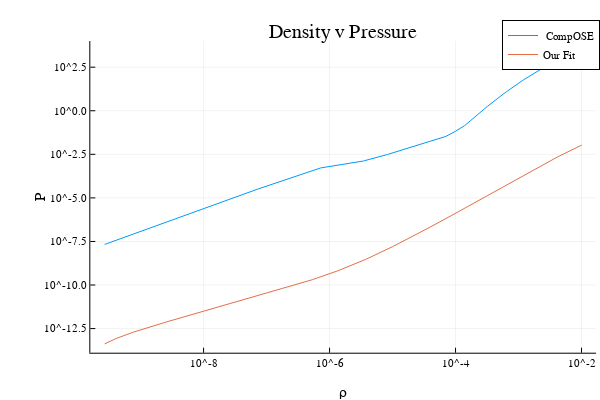

Notebook code cell kept with this figure:
### Code cell
#RG(SkI3) shown here

plot(ρ, P, xaxis =  ("ρ", :log), yaxis = "P", title = "Density v Pressure", label = " CompOSE")

par = [x_interval, y_interval];

P_fit = zeros(size(ρ,1));
for i = 1:size(ρ,1)
    P_fit[i] = integrate_EOS(ρ[i], piece_wise_linear_csound, par)
end

plot!(ρ, P_fit, xaxis = :log, yaxis = :log, label = "Our Fit")

### Figure 1 — Plotly figure (JSON) as saved in the notebook; plotly's stock layout.template omitted (floating-point values rounded to 4 significant figures; data arrays with more than 128 entries replaced by an {"elided": "..."} marker saying what was removed)
{"data": [{"colorbar": {"title": ""}, "legendgroup": " CompOSE", "line": {"color": "rgba(0, 154, 250, 1.000)", "dash": "solid", "shape": "linear", "width": 1}, "mode": "lines", "name": " CompOSE", "showlegend": true, "type": "scatter", "x": {"elided": "1184 float values"}, "xaxis": "x", "y": {"elided": "1184 float values"}, "yaxis": "y", "zmax": null, "zmin": null}, {"colorbar": {"title": ""}, "legendgroup": "Our Fit", "line": {"color": "rgba(227, 111, 71, 1.000)", "dash": "solid", "shape": "linear", "width": 1}, "mode": "lines", "name": "Our Fit", "showlegend": true, "type": "scatter", "x": {"elided": "1184 float values"}, "xaxis": "x", "y": {"elided": "1184 float values"}, "yaxis": "y", "zmax": null, "zmin": null}], "layout": {"annotations": [{"font": {"color": "rgba(0, 0, 0, 1.000)", "family": "sans-serif", "size": 20}, "rotation": 0, "showarrow": false, "text": "Density v Pressure", "x": 0.572, "xanchor": "center", "xref": "paper", "y": 1, "yanchor": "top", "yref": "paper"}], "height": 400, "legend": {"bgcolor": "rgba(255, 255, 255, 1.000)", "bordercolor": "rgba(0, 0, 0, 1.000)", "borderwidth": 1, "font": {"color": "rgba(0, 0, 0, 1.000)", "family": "sans-serif", "size": 11}, "title": {"font": {"color": "rgba(0, 0, 0, 1.000)", "family": "sans-serif", "size": 15}, "text": ""}, "tracegroupgap": 0, "traceorder": "normal", "x": 1, "xanchor": "auto", "y": 1, "yanchor": "auto"}, "margin": {"b": 20, "l": 0, "r": 0, "t": 20}, "paper_bgcolor": "rgba(255, 255, 255, 1.000)", "plot_bgcolor": "rgba(255, 255, 255, 1.000)", "showlegend": true, "width": 600, "xaxis": {"anchor": "y", "domain": [0.1505, 0.9934], "gridcolor": "rgba(0, 0, 0, 0.100)", "gridwidth": 0.5, "linecolor": "rgba(0, 0, 0, 1.000)", "mirror": false, "range": [-9.798, -1.769], "showgrid": true, "showline": true, "showticklabels": true, "tickangle": 0, "tickcolor": "rgb(0, 0, 0)", "tickfont": {"color": "rgba(0, 0, 0, 1.000)", "family": "sans-serif", "size": 11}, "tickmode": "array", "ticks": "inside", "ticktext": ["10^-8", "10^-6", "10^-4", "10^-2"], "tickvals": [1e-08, 1e-06, 0.0001, 0.01], "title": "ρ", "titlefont": {"color": "rgba(0, 0, 0, 1.000)", "family": "sans-serif", "size": 15}, "type": "log", "visible": true, "zeroline": false, "zerolinecolor": "rgba(0, 0, 0, 1.000)"}, "yaxis": {"anchor": "x", "domain": [0.07581, 0.9415], "gridcolor": "rgba(0, 0, 0, 0.100)", "gridwidth": 0.5, "linecolor": "rgba(0, 0, 0, 1.000)", "mirror": false, "range": [-13.88, 4.001], "showgrid": true, "showline": true, "showticklabels": true, "tickangle": 0, "tickcolor": "rgb(0, 0, 0)", "tickfont": {"color": "rgba(0, 0, 0, 1.000)", "family": "sans-serif", "size": 11}, "tickmode": "array", "ticks": "inside", "ticktext": ["10^-12.5", "10^-10.0", "10^-7.5", "10^-5.0", "10^-2.5", "10^0.0", "10^2.5"], "tickvals": [3.162e-13, 1e-10, 3.162e-08, 1e-05, 0.003162, 1, 316.2], "title": "P", "titlefont": {"color": "rgba(0, 0, 0, 1.000)", "family": "sans-serif", "size": 15}, "type": "log", "visible": true, "zeroline": false, "zerolinecolor": "rgba(0, 0, 0, 1.000)"}}}
